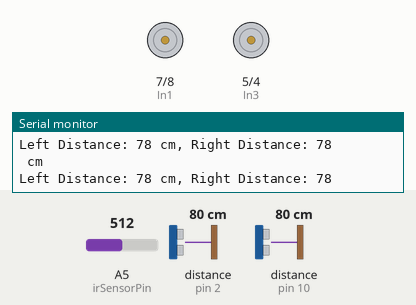
Bench run of a sketch on a simulated Arduino Uno, built with avr-gcc and run on an emulated ATmega328P. Shown: motor-driver pin pairs drawn as motors (green arrow = first pin HIGH = forward, orange = second pin HIGH = backward, longer = more drive, scaled by the enable pin), the last lines printed to the serial monitor. Wiring (inferred from the names in the program): 2 × ultrasonic range finder: trigger pin 9, echo pin 2 / trigger pin 13, echo pin 10. The test bench sets the inputs (shaded band); at power-on: A5 (irSensorPin) = 512, distance to the obstacle (sensors on pin 2, pin 10) 80 cm. The echo pulse lasts 58.3 µs per cm.

Above: at 1.2 s.
1.3 s: A5 (irSensorPin) set to 106
4.3 s: A5 (irSensorPin) set to 91
At 5.0 s:
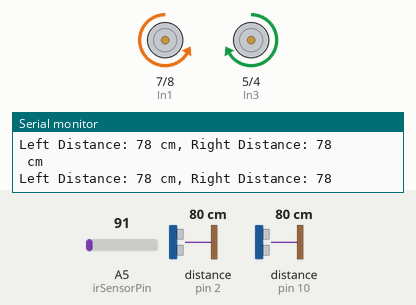
5.8 s: distance to the obstacle (sensor on pin 2) set to 34 cm
7.3 s: distance to the obstacle (sensor on pin 2) set to 27 cm
At 8.2 s:
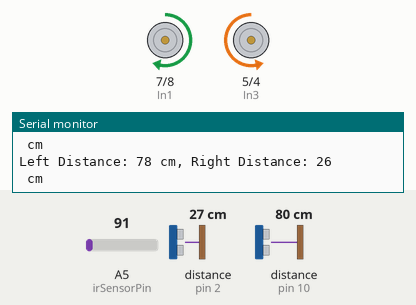
At 9.2 s:
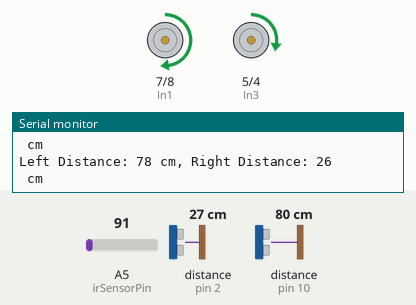
10.3 s: distance to the obstacle (sensor on pin 10) set to 31 cm
13.3 s: distance to the obstacle (sensor on pin 10) set to 25 cm
At 15.2 s:
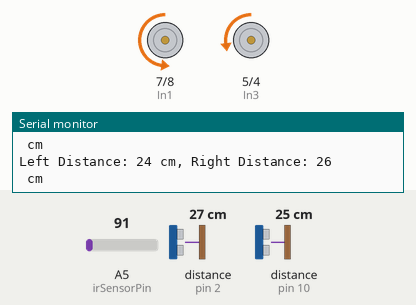
Timing chart, 0 to 17.3 s (numbered marks = the images above; inputs shaded):
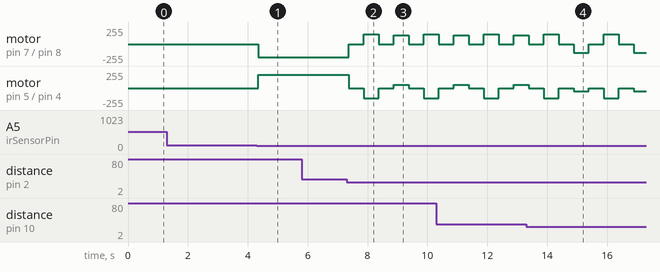

The sketch:

Robot_projectV3.ino
```cpp
#define TRIGGER_TIME 10
#define MAX_DISTANCE 30 // Distance threshold for obstacle detection in centimeters
#define MAX_SPEED 255
#define LOW_SPEED 100

// H-Bridge pins for DC motors
const int eNA = 6;
const int In1 = 7; //left motor back
const int In2 = 8; // left motor fwd
const int In3 = 5; // right motor fwd
const int In4 = 4; // right motor back
const int eNB = 3;

// Ultrasonic sensors
#define RTRIGGER 9
#define RECHO 2
#define LTRIGGER 13
#define LECHO 10

// IR sensor
const int irSensorPin = A5;

// Speed sensors
const int speedLeft = 12;
const int speedRight = 11;

void setup() {
  Serial.begin(9600);
  // Motor pin setup
  pinMode(eNA, OUTPUT);
  pinMode(In1, OUTPUT);
  pinMode(In2, OUTPUT);
  pinMode(In3, OUTPUT);
  pinMode(In4, OUTPUT);
  pinMode(eNB, OUTPUT);
  // Ultrasonic sensors setup
  pinMode(RTRIGGER, OUTPUT);
  pinMode(RECHO, INPUT);
  pinMode(LTRIGGER, OUTPUT);
  pinMode(LECHO, INPUT);
  // IR sensor setup
  pinMode(irSensorPin, INPUT);
  // Speed sensor setup
  pinMode(speedLeft, INPUT);
  pinMode(speedRight, INPUT);
  // Start with motors off
 stopCar();
}
void loop() {
  long rightDistance = measureDistance(RTRIGGER, RECHO);
  long leftDistance = measureDistance(LTRIGGER, LECHO);

  // Debug Ultrasonic sensors
  Serial.print("Left Distance: ");
  Serial.print(leftDistance);
  Serial.print(" cm, Right Distance: ");
  Serial.println(rightDistance);
  Serial.println(" cm");

  int irValue = analogRead(irSensorPin); // Read the IR sensor value

  // the threshold value is set to 100 as per IR sensor's response to the black line, can be adjusted
  if (irValue > 100) { // Black line is detected
    stopCar(); // Stop if a black line is detected
    return; // Skip the rest of the loop
  }

  if (rightDistance < MAX_DISTANCE || leftDistance < MAX_DISTANCE) {
    // Obstacle detected, slow down and decide on action
    setMotorSpeed(LOW_SPEED);
    avoidObstacle(rightDistance, leftDistance);
  } else {
    // No obstacle or black line, move at maximum speed
    setMotorSpeed(MAX_SPEED);
    moveForward();
  }
}
void setMotorSpeed(int speed) {
  analogWrite(eNA, speed);
  analogWrite(eNB, speed);
}

void moveForward() {
  // Moving forward
  digitalWrite(In2, HIGH);
  digitalWrite(In1, LOW);
  analogWrite(eNA, 200);

  digitalWrite(In3, HIGH);
  digitalWrite(In4, LOW);
  analogWrite(eNB, 200);
}

void stopCar() {
  // Stopping the car
  digitalWrite(In1, LOW);
  digitalWrite(In2, LOW);
  digitalWrite(In3, LOW);
  digitalWrite(In4, LOW);
}

void avoidObstacle(long rightDist, long leftDist) {
  stopCar(); // Stop the car first
  delay(500); // Pause for half a second

  // Reverse a little
  digitalWrite(In2, LOW);
  digitalWrite(In1, HIGH);
  analogWrite(eNA, 150);

  digitalWrite(In3, LOW);
  digitalWrite(In4, HIGH);
  analogWrite(eNB, 150);
  delay(500); // Reverse for half a second

  stopCar(); // Stop the car before turning
  delay(500); // Pause for half a second

  // Determine the direction to turn
  if (rightDist < leftDist) {
    // If the right distance is less than the left, turn left
    turnLeft();
  } else {
    // If the left distance is less than or equal to the right, turn right
    turnRight();
  }

  delay(500); // Turn for half a second
  stopCar(); // Stop the car after turning
}

void turnLeft() {
  // Turn left
  digitalWrite(In1, HIGH);
  digitalWrite(In2, LOW);
  analogWrite(eNA, 130);

  digitalWrite(In3, HIGH);
  digitalWrite(In4, LOW);
  analogWrite(eNB, 50);
}

void turnRight() {
  // Turn right
  digitalWrite(In1, LOW);
  digitalWrite(In2, HIGH);
  analogWrite(eNA, 130);

  digitalWrite(In3, LOW);
  digitalWrite(In4, HIGH);
  analogWrite(eNB, 50);
}

long measureDistance(int triggerPin, int echoPin) {
  // Send a pulse
  digitalWrite(triggerPin, LOW);
  delayMicroseconds(2);
  digitalWrite(triggerPin, HIGH);
  delayMicroseconds(TRIGGER_TIME);
  digitalWrite(triggerPin, LOW);

  // Read the echo
  long duration = pulseIn(echoPin, HIGH);
  long distance = duration * 0.034 / 2; // Speed of sound wave divided by 2
  return distance;
}
```

Measured:
- the behaviour switches between 101 and 100 on A5 (irSensorPin) (found by bisection; images 0 and 1)
- the behaviour switches between 31 and 30 cm on distance to the obstacle (sensor on pin 2) (found by bisection; images 1 and 2)
- the behaviour switches between 28 and 27 cm on distance to the obstacle (sensor on pin 10) (found by bisection; images 3 and 4)
- after the input at 4.3 s, motor on pin 7 (In1) / pin 8 (In2): stopped → backward 200/255 at once; motor on pin 5 (In3) / pin 4 (In4): stopped → forward 200/255 at once
